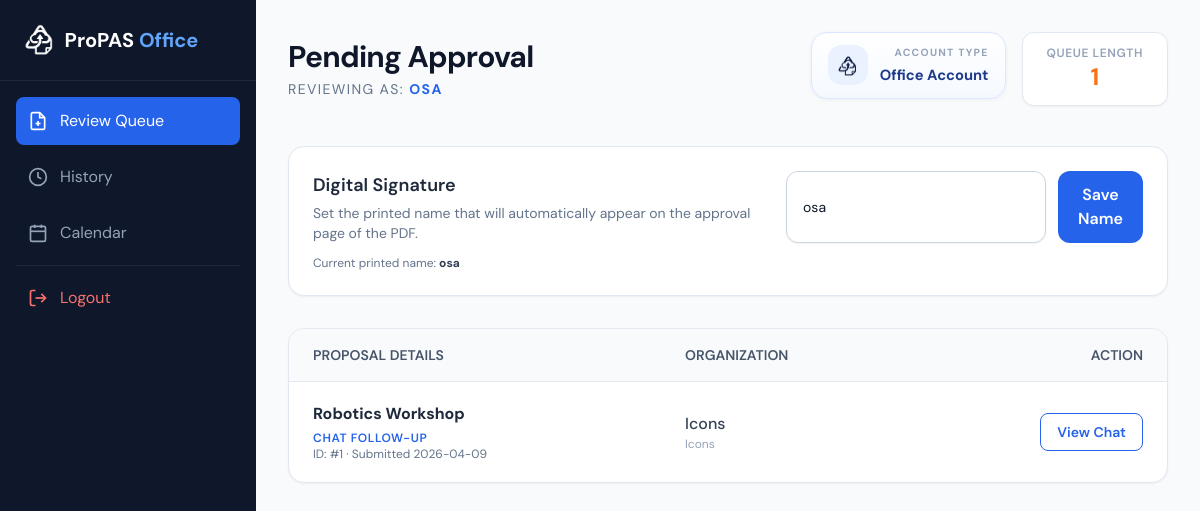
The page /office-home (signed in) on the database its author committed.
### models.py (models this page shows)
class User(UserMixin, db.Model):
    __tablename__ = 'accounts'
    id = db.Column(db.Integer, primary_key=True)
    username = db.Column(db.String(80), unique=True, nullable=False)
    password_hash = db.Column(db.String(256))
    account_type = db.Column(db.String(20))  # 'Org', 'Office', or 'Admin'
    profile_data = db.Column(MutableDict.as_mutable(db.JSON), default=dict)
    proposals = db.relationship('Proposal', backref='creator', lazy=True)

class Proposal(db.Model):
    __tablename__ = 'proposals'
    id = db.Column(db.Integer, primary_key=True)
    title = db.Column(db.String(200), nullable=False)
    status = db.Column(db.String(20), default='PENDING')
    version_number = db.Column(db.Integer, default=1)
    file_path = db.Column(db.String(300))
    proposal_data = db.Column(db.JSON)
    current_step_id = db.Column(db.Integer, db.ForeignKey('approval_steps.id'))
    creator_id = db.Column(db.Integer, db.ForeignKey('accounts.id'))
    created_at = db.Column(db.DateTime, default=datetime.utcnow)

### routes/office.py (the view, shortened to what this page needs)
@office_bp.route('/office-home', methods=['GET', 'POST'])
@office_bp.route('/office-home/<int:review_id>', methods=['GET', 'POST'])
@login_required
def review(review_id=None):
    my_step = _office_step_for_user(current_user)
    if not my_step:
        flash("Account not linked to a valid approval step.", "danger")
        return redirect(url_for('auth.signin'))
    dashboard_items = _office_dashboard_items(my_step.id)
    selected = db.session.get(Proposal, review_id) if review_id else None
    selected_messages = _conversation_messages(selected.id, my_step.id) if selected else []
    active_tab = request.args.get('tab', 'overview')
    if active_tab not in {'overview', 'chat'}:
        active_tab = 'overview'
    return render_template(
        'office_home.html',
        dashboard_items=dashboard_items,
        selected_proposal=selected,
        selected_messages=selected_messages,
        active_tab=active_tab,
        username=current_user.username,
        pending_count=len(dashboard_items),
        printed_name=_get_printed_name(current_user),
    )

### app.py (called while the page is built)
@login_manager.user_loader
def load_user(user_id):
    from models import User
    return db.session.get(User, int(user_id))

@app.template_filter('datetime_ph')
def datetime_ph(value, fmt='%b %d, %Y %I:%M %p'):
    if value is None:
        return 'N/A'
    if value.tzinfo is None:
        value = value.replace(tzinfo=timezone.utc)
    return value.astimezone(ZoneInfo(app.config['DISPLAY_TIMEZONE'])).strftime(fmt)

### routes/office.py (called while the page is built)
def _get_printed_name(user):
    profile = user.profile_data or {}
    return (profile.get('printed_name') or '').strip()

def _office_step_for_user(user):
    return ApprovalStep.query.filter(ApprovalStep.name.ilike(user.username)).first()

### templates/office_home.html (shortened to what this page needs)
<!DOCTYPE html>
<html lang="en">
<head>
    <script src="https://cdn.tailwindcss.com"></script>
    <link rel="stylesheet" href="{{ url_for('static', filename='css/office_home.css') }}">
</head>
<body class="bg-slate-50 text-slate-900">
    <div class="flex min-h-screen">
        <aside class="w-64 bg-slate-900 text-white hidden md:flex flex-col sticky top-0 h-screen">
            <div class="p-6 text-xl font-bold border-b border-slate-800 flex items-center gap-3">
                <img src="{{ url_for('static', filename='images/Icon.png') }}" class="h-8 w-auto" alt="Logo">
                <span>ProPAS <span class="text-blue-400">Office</span></span>
            </div>
            <nav class="flex-1 p-4 space-y-2">
    <a href="{{ url_for('office.review') }}"
       class="flex items-center gap-3 p-3 bg-blue-600 rounded-lg transition">
        <svg viewBox="0 0 24 24" fill="none" stroke="currentColor" stroke-width="2" class="h-5 w-5"><path d="M14 2H6a2 2 0 0 0-2 2v16a2 2 0 0 0 2 2h12a2 2 0 0 0 2-2V8z"/><polyline points="14 2 14 8 20 8"/><line x1="12" y1="18" x2="12" y2="12"/><line x1="9" y1="15" x2="15" y2="15"/></svg>
        <span>Review Queue</span>
    </a>
    <a href="{{ url_for('office.master_history') }}"
       class="flex items-center gap-3 p-3 {% if is_history %}bg-blue-600{% else %}text-slate-400 hover:bg-slate-800{% endif %} rounded-lg transition">
        <svg viewBox="0 0 24 24" fill="none" stroke="currentColor" stroke-width="2" class="h-5 w-5"><circle cx="12" cy="12" r="10"/><polyline points="12 6 12 12 16 14"/></svg>
        <span>History</span>
    </a>
    <a href="{{ url_for('auth.calendar_redirect') }}"
       class="flex items-center gap-3 p-3 text-slate-400 hover:bg-slate-800 rounded-lg transition">
        <svg viewBox="0 0 24 24" fill="none" stroke="currentColor" stroke-width="2" class="h-5 w-5"><rect x="3" y="4" width="18" height="18" rx="2"/><line x1="16" y1="2" x2="16" y2="6"/><line x1="8" y1="2" x2="8" y2="6"/><line x1="3" y1="10" x2="21" y2="10"/></svg>
        <span>Calendar</span>
    </a>
    <hr class="border-slate-800 my-4">
    <a href="{{ url_for('auth.logout') }}" class="flex items-center gap-3 p-3 text-red-400 hover:bg-red-900/20 rounded-lg transition">
        <svg viewBox="0 0 24 24" fill="none" stroke="currentColor" stroke-width="2" class="h-5 w-5"><path d="M9 21H5a2 2 0 0 1-2-2V5a2 2 0 0 1 2-2h4"/><polyline points="16 17 21 12 16 7"/><line x1="21" y1="12" x2="9" y2="12"/></svg>
        <span>Logout</span>
    </a>
</nav>
        </aside>
        <main class="flex-1 p-8 relative">
            <div class="flex flex-col md:flex-row md:items-center justify-between mb-10">
                <div>
                    <h2 class="text-3xl font-bold tracking-tight">Pending Approval</h2>
                    <p class="text-slate-500 mt-1 uppercase text-sm tracking-widest">Reviewing as: <strong class="text-blue-600">{{ username|upper }}</strong></p>
                </div>
                <div class="mt-4 md:mt-0 flex flex-col sm:flex-row gap-4 sm:items-start">
                    <div class="account-panel">
                        <div class="account-panel__icon">
                            <img src="{{ url_for('static', filename='images/IconBlue.png') }}" alt="ProPAS icon" class="account-panel__icon-img">
                        </div>
                        <div class="account-panel__content">
                            <p class="account-panel__label">Account Type</p>
                            <p class="account-panel__value">Office Account</p>
                        </div>
                    </div>
                    <div class="bg-white px-6 py-3 rounded-xl shadow-sm border border-slate-200 text-center">
                        <p class="text-xs font-semibold text-slate-400 uppercase tracking-wider">Queue Length</p>
                        <p class="text-2xl font-bold text-orange-500">{{ pending_count }}</p>
                    </div>
                </div>
            </div>
            <div class="bg-white rounded-2xl shadow-sm border border-slate-200 p-6 mb-8">
                <div class="flex flex-col lg:flex-row lg:items-end lg:justify-between gap-5">
                    <div>
                        <h3 class="text-lg font-semibold text-slate-800">Digital Signature</h3>
                        <p class="text-sm text-slate-500 mt-1">Set the printed name that will automatically appear on the approval page of the PDF.</p>
                    </div>
                    <form method="POST" action="{{ url_for('office.update_profile') }}" class="flex flex-col sm:flex-row gap-3 w-full lg:w-auto">
                        <input
                            type="text"
                            name="printed_name"
                            value="{{ printed_name }}"
                            placeholder="Enter printed name"
                            class="min-w-[260px] w-full sm:w-auto bg-white border border-slate-300 rounded-xl px-4 py-3 focus:ring-2 focus:ring-blue-500 outline-none transition text-sm shadow-sm"
                        >
                        <button
                            type="submit"
                            class="inline-flex items-center justify-center px-5 py-3 rounded-xl bg-blue-600 text-white font-semibold hover:bg-blue-700 transition">
                            Save Name
                        </button>
                    </form>
                </div>
                {% if printed_name %}
                <p class="text-xs text-slate-500 mt-3">Current printed name: <strong class="text-slate-700">{{ printed_name }}</strong></p>
                {% endif %}
            </div>
            <div class="bg-white rounded-2xl shadow-sm border border-slate-200 overflow-hidden mb-8">
                <table class="w-full text-left border-collapse">
                    <thead>
                        <tr class="bg-slate-50 border-b border-slate-200">
                            <th class="px-6 py-4 text-sm font-semibold text-slate-600 uppercase">Proposal Details</th>
                            <th class="px-6 py-4 text-sm font-semibold text-slate-600 uppercase">Organization</th>
                            <th class="px-6 py-4 text-sm font-semibold text-slate-600 uppercase text-right">Action</th>
                        </tr>
                    </thead>
                    <tbody class="divide-y divide-slate-100">
                        {% for item in dashboard_items %}
                        {% set prop = item.proposal %}
                        <tr class="hover:bg-slate-50 transition">
                            <td class="px-6 py-5">
                                <div class="font-bold text-slate-800">{{ prop.title }}</div>
                                {% if item.mode == 'chat' %}
                                <div class="mt-1 text-xs font-semibold uppercase tracking-wider text-blue-600">Chat follow-up</div>
                                {% endif %}
                                <div class="text-xs text-slate-500">ID: #{{ prop.id }} · Submitted {{ prop.created_at|datetime_ph('%Y-%m-%d') }}</div>
                            </td>
                            <td class="px-6 py-5">
                                <div class="text-slate-700 font-medium">{{ prop.creator.username }}</div>
                                <div class="text-xs text-slate-400">{{ prop.proposal_data.get('sponsor', 'N/A') }}</div>
                            </td>
                            <td class="px-6 py-5 text-right">
                                <a href="{{ url_for('office.review', review_id=prop.id, tab='chat' if item.mode == 'chat' else 'overview') }}" class="inline-flex items-center px-4 py-2 border border-blue-600 text-blue-600 rounded-lg hover:bg-blue-600 hover:text-white transition font-semibold text-sm">
                                    {% if item.mode == 'chat' %}
                                    View Chat
                                    {% else %}
                                    Review Document
                                    {% endif %}
                                </a>
                            </td>
                        </tr>
                        {% else %}
                        <tr>
                            <td colspan="3" class="px-6 py-12 text-center text-slate-400 italic">Your queue is currently empty.</td>
                        </tr>
                        {% endfor %}
                    </tbody>
                </table>
            </div>
        </main>
    </div>
</body>
</html>

### static/css/office_home.css (style rules this page uses)
:root { --navy-dark: #0d1b2e; --navy-mid: #2563eb; --paper: #ffffff; --body-bg: #f0f4f8; --border: #e2e8f0; --ink: #1e293b; --ink-muted: #64748b; --shadow-sm: 0 1px 4px rgba(0,0,0,0.05); --shadow-md: 0 4px 16px rgba(0,0,0,0.07); }
*, *::before, *::after { box-sizing: border-box; margin: 0; padding: 0; }
body { font-family: 'DM Sans', sans-serif; background: var(--body-bg); color: var(--ink); min-height: 100vh; }
.account-panel { display: inline-flex; align-items: center; justify-content: center; gap: 0.75rem; min-width: 190px; padding: 0.75rem 1rem; border-radius: 1rem; border: 1px solid #dbe7ff; background: linear-gradient(180deg, #ffffff 0%, #f5f9ff 100%); box-shadow: var(--shadow-sm); }
.account-panel__icon { width: 2.5rem; height: 2.5rem; border-radius: 0.85rem; background: #eaf2ff; display: flex; align-items: center; justify-content: center; flex-shrink: 0; }
.account-panel__icon-img { width: 1.35rem; height: 1.35rem; object-fit: contain; }
.account-panel__content { display: flex; flex-direction: column; align-items: flex-end; }
.account-panel__label { font-size: 0.65rem; font-weight: 700; text-transform: uppercase; letter-spacing: 0.12em; color: #94a3b8; }
.account-panel__value { font-size: 0.92rem; font-weight: 700; color: #1e3a8a; margin-top: 0.2rem; white-space: nowrap; }

### rows shown on the page
User: username "OSA"
Proposal: title "Robotics Workshop", id "1", created_at "2026-04-09", proposal_data.get "Icons"
User: creator.username "Icons"

### other values the page prints
{{ pending_count }} "1"
{{ printed_name }} "osa"
